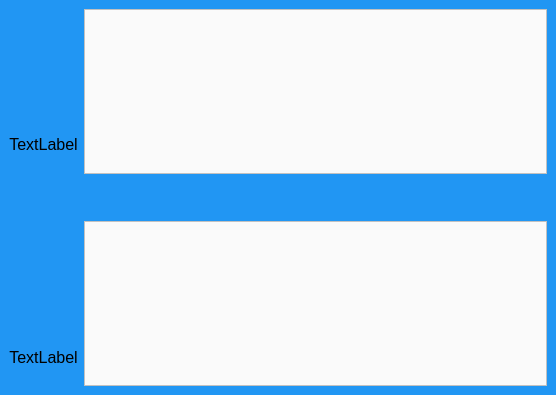
<?xml version="1.0" encoding="UTF-8"?>
<ui version="4.0">
 <class>MainWindow</class>
 <widget class="QMainWindow" name="MainWindow">
  <property name="geometry">
   <rect>
    <x>0</x>
    <y>0</y>
    <width>556</width>
    <height>395</height>
   </rect>
  </property>
  <property name="windowTitle">
   <string>MainWindow</string>
  </property>
  <property name="styleSheet">
   <string notr="true">background-color: #2196f3;</string>
  </property>
  <property name="tabShape">
   <enum>QTabWidget::Rounded</enum>
  </property>
  <widget class="QWidget" name="centralwidget">
   <property name="autoFillBackground">
    <bool>false</bool>
   </property>
   <layout class="QGridLayout" name="gridLayout">
    <item row="0" column="6">
     <layout class="QVBoxLayout" name="verticalLayout" stretch="0,0,0">
      <property name="spacing">
       <number>5</number>
      </property>
      <property name="rightMargin">
       <number>0</number>
      </property>
      <item>
       <widget class="QPlainTextEdit" name="originalTextField">
        <property name="enabled">
         <bool>true</bool>
        </property>
        <property name="cursor" stdset="0">
         <cursorShape>ArrowCursor</cursorShape>
        </property>
        <property name="styleSheet">
         <string notr="true">background-color: #fafafa;
font-size: 20px;</string>
        </property>
        <property name="readOnly">
         <bool>false</bool>
        </property>
        <property name="plainText">
         <string/>
        </property>
       </widget>
      </item>
      <item>
       <layout class="QHBoxLayout" name="horizontalLayout" stretch="10,1">
        <property name="spacing">
         <number>20</number>
        </property>
        <item>
         <widget class="QLabel" name="swapLabelButton">
          <property name="minimumSize">
           <size>
            <width>0</width>
            <height>0</height>
           </size>
          </property>
          <property name="font">
           <font>
            <pointsize>24</pointsize>
           </font>
          </property>
          <property name="cursor">
           <cursorShape>PointingHandCursor</cursorShape>
          </property>
          <property name="layoutDirection">
           <enum>Qt::LeftToRight</enum>
          </property>
          <property name="text">
           <string/>
          </property>
          <property name="pixmap">
           <pixmap>../icons/swap_vert_black_24dp.svg</pixmap>
          </property>
          <property name="scaledContents">
           <bool>false</bool>
          </property>
          <property name="alignment">
           <set>Qt::AlignCenter</set>
          </property>
          <property name="indent">
           <number>-1</number>
          </property>
         </widget>
        </item>
        <item>
         <widget class="QLabel" name="favouriteLabelButton">
          <property name="baseSize">
           <size>
            <width>0</width>
            <height>0</height>
           </size>
          </property>
          <property name="cursor">
           <cursorShape>PointingHandCursor</cursorShape>
          </property>
          <property name="styleSheet">
           <string notr="true">padding-left: 5px;</string>
          </property>
          <property name="text">
           <string/>
          </property>
          <property name="pixmap">
           <pixmap>../icons/star_rate_black_24dp.svg</pixmap>
          </property>
         </widget>
        </item>
       </layout>
      </item>
      <item>
       <widget class="QPlainTextEdit" name="translatedTextField">
        <property name="enabled">
         <bool>true</bool>
        </property>
        <property name="styleSheet">
         <string notr="true">background-color: #fafafa;
font-size: 20px;</string>
        </property>
        <property name="readOnly">
         <bool>false</bool>
        </property>
       </widget>
      </item>
     </layout>
    </item>
    <item row="0" column="0">
     <layout class="QVBoxLayout" name="verticalLayout_2">
      <property name="spacing">
       <number>50</number>
      </property>
      <item>
       <widget class="QLabel" name="listenSrcTextLabelButton">
        <property name="cursor">
         <cursorShape>PointingHandCursor</cursorShape>
        </property>
        <property name="styleSheet">
         <string notr="true"/>
        </property>
        <property name="text">
         <string/>
        </property>
        <property name="pixmap">
         <pixmap>../icons/volume_up_black_24dp.svg</pixmap>
        </property>
       </widget>
      </item>
      <item>
       <widget class="QLabel" name="originalLangLabel">
        <property name="font">
         <font>
          <pointsize>12</pointsize>
         </font>
        </property>
        <property name="text">
         <string>TextLabel</string>
        </property>
        <property name="alignment">
         <set>Qt::AlignCenter</set>
        </property>
       </widget>
      </item>
      <item>
       <widget class="QLabel" name="listenDstTextLabelButton">
        <property name="cursor">
         <cursorShape>PointingHandCursor</cursorShape>
        </property>
        <property name="text">
         <string/>
        </property>
        <property name="pixmap">
         <pixmap>../icons/volume_up_black_24dp.svg</pixmap>
        </property>
       </widget>
      </item>
      <item>
       <widget class="QLabel" name="translatedLangLabel">
        <property name="font">
         <font>
          <pointsize>12</pointsize>
         </font>
        </property>
        <property name="text">
         <string>TextLabel</string>
        </property>
        <property name="alignment">
         <set>Qt::AlignCenter</set>
        </property>
       </widget>
      </item>
     </layout>
    </item>
   </layout>
  </widget>
 </widget>
 <resources/>
 <connections/>
</ui>
